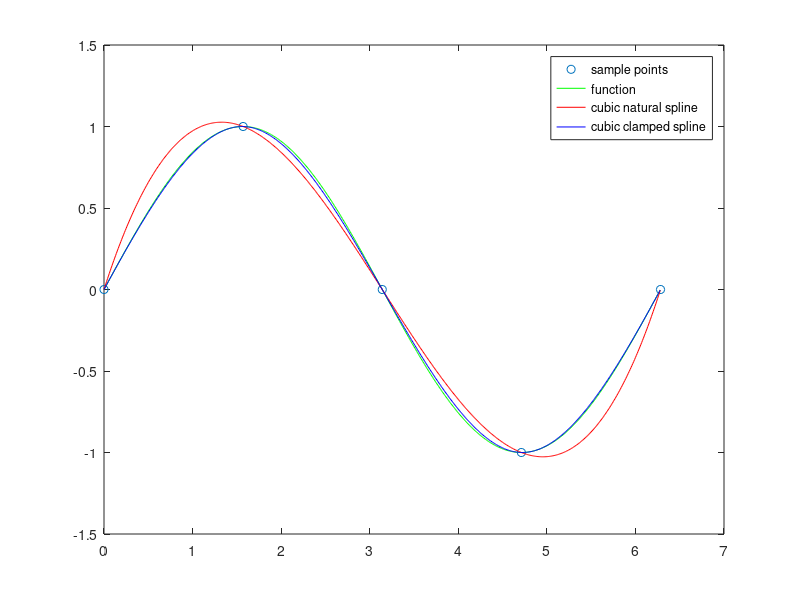

Write the MATLAB code that produced this figure.
x = [0, pi/2, pi, 3*pi/2, 2*pi];
y = sin(x);

X = pi/4;
fv = sin(X)
ns = spline(x, y);
Yns = ppval(ns, X)
clamped = spline(x, [1 y 1]);
Ycs = ppval(clamped, X)

points = 0:0.01:2*pi;

plot(
  x, y, 'o',
  points, sin(points), 'g-', 
  points, ppval(ns, points), 'r-', 
  points, ppval(clamped, points), 'b-'
);

legend(
  'sample points',
  'function',
  'cubic natural spline', 
  'cubic clamped spline'
);     